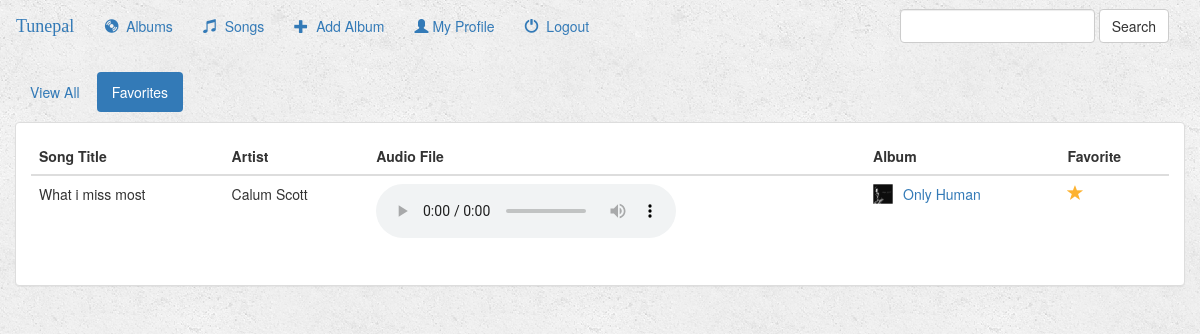
The app's page /music/songs/favorites/ (signed in) with its own data.
### music/models.py (models this page shows, shortened)
class Song(models.Model):
    album = models.ForeignKey(Album, on_delete=models.CASCADE)
    song_title = models.CharField(max_length=250)
    audio_file = models.FileField(default='')
    is_favorite = models.BooleanField(default=False)

class Album(models.Model):
    user = models.ForeignKey(User, default=1)
    artist = models.CharField(max_length=250)
    album_title = models.CharField(max_length=500)
    genre = models.CharField(max_length=100)
    album_logo = models.FileField()
    is_favorite = models.BooleanField(default=False)
    is_shared = models.BooleanField(default=False)

### music/views.py (the view)
# urls.py: url(r'^songs/(?P<filter_by>[a-zA_Z]+)/$', views.songs, name='songs'),
def songs(request, filter_by):
    if not request.user.is_authenticated:
        return render(request, 'music/login.html')
    else:
        try:
            song_ids = []
            for album in Album.objects.filter(user=request.user):
                for song in album.song_set.all():
                    song_ids.append(song.pk)
            users_songs = Song.objects.filter(pk__in=song_ids)
            if filter_by == 'favorites':
                users_songs = users_songs.filter(is_favorite=True)
        except Album.DoesNotExist:
            users_songs = []
        return render(request, 'music/songs.html', {
            'song_list': users_songs,
            'filter_by': filter_by,
        })

### music/templates/music/songs.html (shortened to what this page needs)
{% extends 'music/base.html' %}
{% block songs_active %}active{% endblock %}
{% block body %}
<div class="container-fluid songs-container">
    <div class="row">
        <div class="col-sm-12">
            <ul class="nav nav-pills" style="margin-bottom: 10px;">
                <li role="presentation" {% if filter_by == 'all' %}class="active"{% endif %}><a href="{% url 'music:songs' 'all' %}">View All</a></li>
                <li role="presentation" {% if filter_by == 'favorites' %}class="active"{% endif %}><a href="{% url 'music:songs' 'favorites' %}">Favorites</a></li>
            </ul>
        </div>
    </div>
    <div class="row">
        <div class="col-sm-12">
            <div class="panel panel-default">
                <div class="panel-body">
                    <table class="table">
                        <thead>
                            <tr>
                                <th>Song Title</th>
                                <th>Artist</th>
                                <th>Audio File</th>
                                <th>Album</th>
                                <th>Favorite</th>
                            </tr>
                        </thead>
                        <tbody>
                            {% for song in song_list %}
                                <tr>
                                    <td>{{ song.song_title }}</td>
                                    <td>{{ song.album.artist }}</td>
                                    <td>
                                        <audio controls>
  <source src="{{ song.audio_file.url }}" type="audio/ogg">
  <source src="{{ song.audio_file.url }}" type="audio/mpeg">
</audio>
                                    </td>
                                    <td>
                                        <a href="{% url 'music:detail' song.album.id %}">
                                            <img src="{{ song.album.album_logo.url }}" class="img-responsive" style="width: 20px; float: left; margin-right: 10px;" />
                                        </a>
                                        <a href="{% url 'music:detail' song.album.id %}">{{ song.album.album_title }}</a>
                                    </td>
                                    <td>
                                        <a href="{% url 'music:favorite' song.id %}" class="btn-favorite"><span class="glyphicon glyphicon-star {% if song.is_favorite %}active{% endif %}"></span></a>
                                    </td>
                                </tr>
                            {% endfor %}
                        </tbody>
                    </table>
                </div>
            </div>
        </div>
    </div>
</div>
{% endblock %}

### music/static/music/style.css (style rules this page uses)
body { background: white url("images/background.png"); }
.glyphicon-star { color: #CCCCCC; font-size: 16px; }
.glyphicon-star.active { color: #FDB230; }
ul { margin: 0; }

### records on screen
Song: song_title "What i miss most", album.artist "Calum Scott", album.album_logo (picture), album.album_title "Only Human", is_favorite True (drawn)
